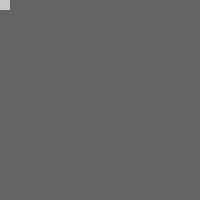
Frame 1 (no input)
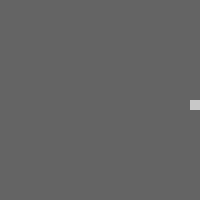
Frame 60 (the mouse pressed at the canvas centre just before this capture)
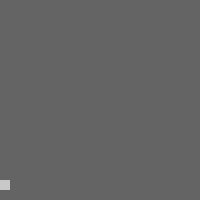
Frame 120 (the mouse held since frame 60 and released just before this capture)

The Processing sketch that drew these frames (run headless with seeded random() and noise(); from frame 60 on, the mouse is pressed at the canvas centre):

// Processing sketch: follow_edge
// ── follow_edge.pde
float x = 0;
float y = 0;
int state = 0;
int speed = 5;

void setup() {
  size(200,200);
  smooth();
  noStroke(); 
}


void draw() {
  background(100);
  fill(200);
  rect(x,y,10,10);
  
 if (state == 0) {
     x = x + speed;
     if (x > width -10) {
       x = width - 10;
       state = 1;
     }
 } else if (state == 1) {
    y = y + speed;
    if (y > height - 10) {
      y = height - 10;
      state = 2;
   }
 } else if (state == 2) {
     x = x - speed;
     if (x < 0) {
       x = 0;
       state = 3;
     }
 } else if (state == 3) {
     y = y - speed;
     if (y < 0) {
       y = 0;
       state = 0;
     }
  }
}
